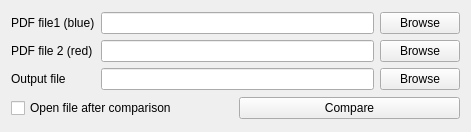
<?xml version="1.0" encoding="UTF-8"?>
<ui version="4.0">
 <class>MainWindow</class>
 <widget class="QMainWindow" name="MainWindow">
  <property name="geometry">
   <rect>
    <x>0</x>
    <y>0</y>
    <width>471</width>
    <height>132</height>
   </rect>
  </property>
  <property name="windowTitle">
   <string>diff-pdf GUI</string>
  </property>
  <widget class="QWidget" name="centralWidget">
   <layout class="QVBoxLayout" name="verticalLayout">
    <item>
     <layout class="QGridLayout" name="gridLayout">
      <item row="0" column="0">
       <widget class="QLabel" name="file1_label">
        <property name="minimumSize">
         <size>
          <width>0</width>
          <height>0</height>
         </size>
        </property>
        <property name="text">
         <string>PDF file1 (blue)</string>
        </property>
       </widget>
      </item>
      <item row="0" column="2">
       <widget class="QPushButton" name="file1_button">
        <property name="text">
         <string>Browse</string>
        </property>
       </widget>
      </item>
      <item row="0" column="1">
       <widget class="QLineEdit" name="file1_text"/>
      </item>
      <item row="1" column="0">
       <widget class="QLabel" name="file2_label">
        <property name="text">
         <string>PDF file 2 (red)</string>
        </property>
       </widget>
      </item>
      <item row="1" column="1">
       <widget class="QLineEdit" name="file2_text"/>
      </item>
      <item row="1" column="2">
       <widget class="QPushButton" name="file2_button">
        <property name="text">
         <string>Browse</string>
        </property>
       </widget>
      </item>
      <item row="2" column="1">
       <widget class="QLineEdit" name="output_text"/>
      </item>
      <item row="2" column="2">
       <widget class="QPushButton" name="output_button">
        <property name="text">
         <string>Browse</string>
        </property>
       </widget>
      </item>
      <item row="2" column="0">
       <widget class="QLabel" name="output_label">
        <property name="text">
         <string>Output file</string>
        </property>
       </widget>
      </item>
     </layout>
    </item>
    <item>
     <layout class="QHBoxLayout" name="horizontalLayout_4">
      <item>
       <widget class="QCheckBox" name="compare_checkbox">
        <property name="text">
         <string>Open file after comparison</string>
        </property>
       </widget>
      </item>
      <item>
       <widget class="QPushButton" name="compar_button">
        <property name="text">
         <string>Compare</string>
        </property>
       </widget>
      </item>
     </layout>
    </item>
   </layout>
  </widget>
 </widget>
 <layoutdefault spacing="6" margin="11"/>
 <resources/>
 <connections/>
</ui>
